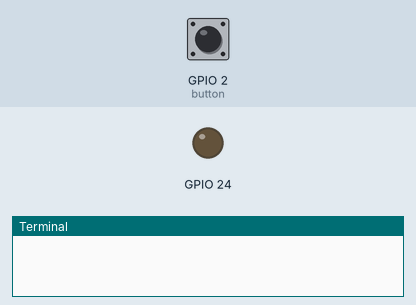
The program below on a simulated Raspberry Pi (BCM pin numbers). On the bench: output pins drawn as LEDs (lit = HIGH), the last lines printed to the terminal. Inputs (shaded band) come from the test bench; at power-on: GPIO 2 (button) HIGH.

Above: at 0.1 s.
At 0.6 s:
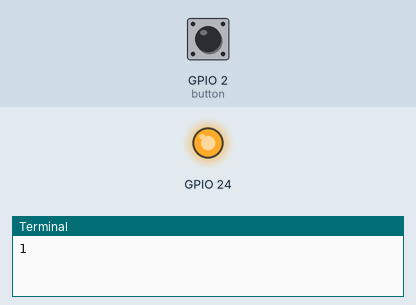
Timing chart, 0 to 2.1 s (numbered marks = the images above):
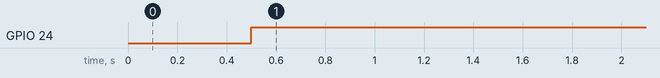

Measured:
- by itself, GPIO 24: LOW → HIGH at 0.50 s

The program:

button.py
```python
import RPi.GPIO as GPIO
import time

GPIO.setmode(GPIO.BCM)
GPIO.setup(2, GPIO.IN)
GPIO.setup(24, GPIO.OUT)

while (True):
    time.sleep(0.5)
    button = GPIO.input(2)
    GPIO.output(24, button)
    print(button)

GPIO.cleanup()
```
